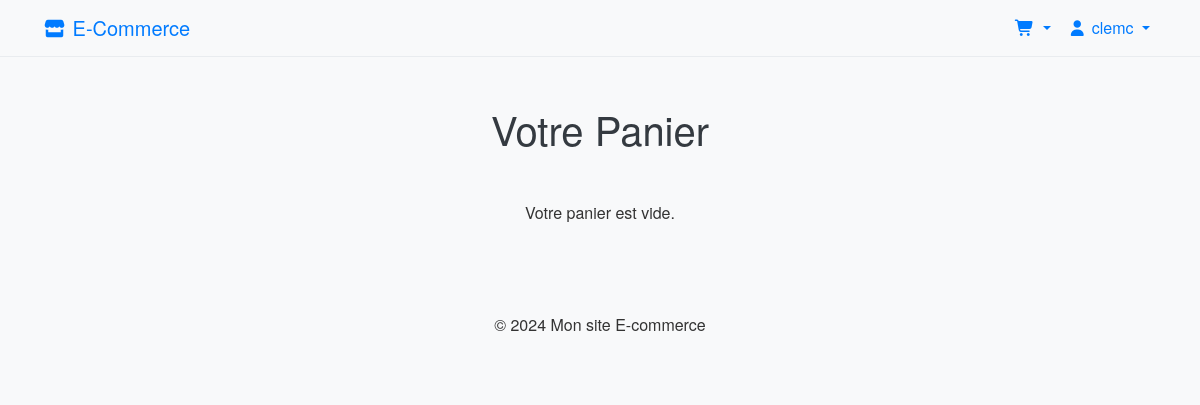
The page /cart/ (signed in) on the database as committed earlier.
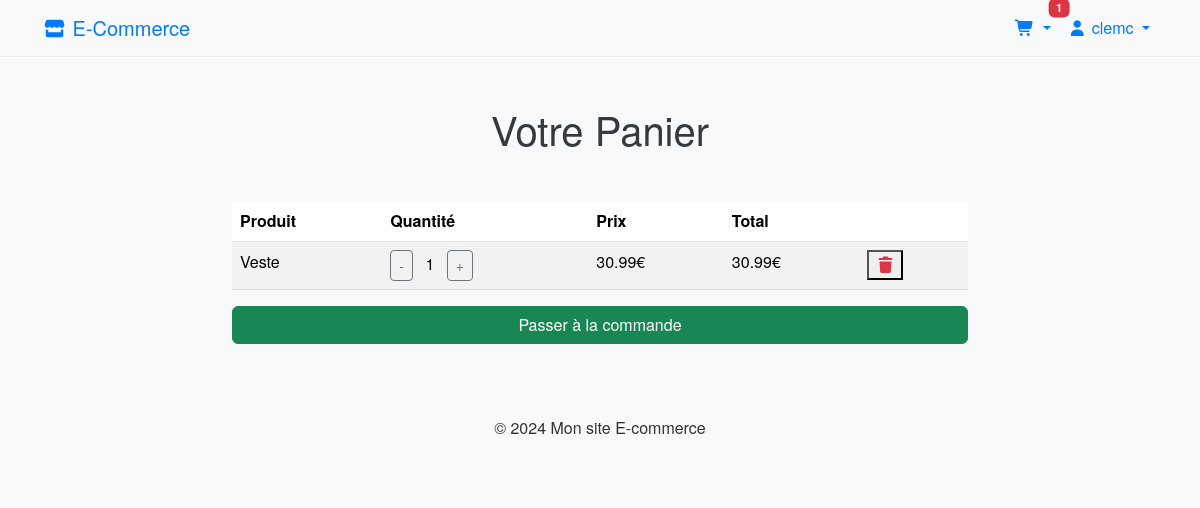
The same page on the database as committed later.
### shop/models.py (models this page shows, shortened)
class CartItem(models.Model):
    cart = models.ForeignKey(Cart, on_delete=models.CASCADE)
    product = models.ForeignKey(Product, on_delete=models.CASCADE)
    quantity = models.IntegerField(default=1)

class Product(models.Model):
    name = models.CharField(max_length=255)
    slug = models.SlugField(unique=True)
    category = models.ForeignKey('Category', on_delete=models.CASCADE)
    description = models.TextField()
    price = models.DecimalField(max_digits=10, decimal_places=2)
    stock_minimum = models.IntegerField(default=5)  # Seuil minimum de stock
    stock = models.IntegerField()
    available = models.BooleanField(default=True)
    created_at = models.DateTimeField(auto_now_add=True)
    image = models.ImageField(upload_to='products/%Y/%m/%d/', blank=True)

### shop/views.py (the view)
# urls.py: path('cart/', views.cart_detail, name='cart_detail'),
@login_required
def cart_detail(request):
    try:
        cart = Cart.objects.get(user=request.user)
        cart_items = cart.cartitem_set.all()
    except Cart.DoesNotExist:
        cart_items = None
    return render(request, 'shop/cart_detail.html', {'cart_items': cart_items})

### shop/context_processors.py (called while the page is built)
def cart_data(request):
    if request.user.is_authenticated:
        try:
            cart = Cart.objects.get(user=request.user)
            items = cart.cartitem_set.all()
            total = sum(item.product.price * item.quantity for item in items)
            count = sum(item.quantity for item in items)
        except Cart.DoesNotExist:
            items = []
            total = 0
            count = 0
    else:
        items = []
        total = 0
        count = 0
    return {
        'cart_items_nav': items,
        'cart_total': total,
        'cart_count': count,
    }

### shop/templatetags/cart_extras.py (called while the page is built)
@register.filter
def multiply(value, arg):
    return value * arg

### templates/shop/cart_detail.html (shortened to what this page needs)
{% extends 'base.html' %}
{% load cart_extras %}
{% block content %}
    <h1 class="my-5 text-center">Votre Panier</h1>
    <div class="row">
        <div class="col-md-8 offset-md-2">
            {% if cart_items %}
                <table class="table table-striped">
                    <thead>
                    <tr>
                        <th>Produit</th>
                        <th>Quantité</th>
                        <th>Prix</th>
                        <th>Total</th>
                        <th></th>
                    </tr>
                    </thead>
                    <tbody>
                    {% for item in cart_items %}
                        <tr data-id="{{ item.id }}">
                            <td>{{ item.product.name }}</td>
                            <td>
                                <button class="btn btn-sm btn-outline-secondary decrease">-</button>
                                <span class="mx-2 quantity">{{ item.quantity }}</span>
                                <button class="btn btn-sm btn-outline-secondary increase">+</button>
                            </td>
                            <td>{{ item.product.price }}€</td>
                            <td class="item-total">
                                {{ item.product.price|multiply:item.quantity }}€
                            </td>
                            <td>
                                <button class="remove-item text-danger" data-id="{{ item.id }}">
                                    <i class="fas fa-trash"></i>
                                </button>
                            </td>
                        </tr>
                    {% endfor %}
                    </tbody>
                </table>
                <a href="{% url 'checkout' %}" class="btn btn-success w-100">
                    Passer à la commande
                </a>
            {% else %}
                <p class="text-center">Votre panier est vide.</p>
            {% endif %}
        </div>
    </div>
{% endblock %}

### templates/base.html (shortened to what this page needs)
{% load static %}
<!DOCTYPE html>
<html lang="fr">
<head>
    <link href="https://cdn.jsdelivr.net/npm/bootstrap@5.3.3/dist/css/bootstrap.min.css" rel="stylesheet">
    <link href="https://cdnjs.cloudflare.com/ajax/libs/font-awesome/7.0.1/css/all.min.css" rel="stylesheet">
    <link rel="stylesheet" href="{% static 'shop/css/style.css' %}">
</head>
<body>
<nav class="navbar navbar-expand-lg navbar-light bg-light">
    <div class="container">
        <a class="navbar-brand" href="{% url 'product_list' %}">
            <i class="fas fa-store"></i> E-Commerce
        </a>
        <div class="collapse navbar-collapse" id="navbarNav">
            <ul class="navbar-nav ms-auto">
                {% if user.is_authenticated %}
                    <li class="nav-item dropdown">
                        <a class="nav-link dropdown-toggle position-relative" href="#" data-bs-toggle="dropdown">
                            <i class="fas fa-shopping-cart"></i>
                            {% if cart_count > 0 %}
                               <span class="badge bg-danger position-absolute top-0 start-100 translate-middle cart-count">
                                    {{ cart_count|default:0 }}
                               </span>
                            {% endif %}
                        </a>
                    </li>
                    <li class="nav-item dropdown">
                        <a class="nav-link dropdown-toggle" href="#" data-bs-toggle="dropdown">
                            <i class="fas fa-user"></i> {{ user.username }}
                        </a>
                    </li>
                {% endif %}
            </ul>
        </div>
    </div>
</nav>
<div class="container mt-5">
    {% block content %}{% endblock %}
</div>
<footer class="bg-light py-4 mt-5">
    <div class="container text-center">
        <p>&copy; 2024 Mon site E-commerce</p>
    </div>
</footer>
</body>
</html>

Rows that differ between the two databases and show on the page:
added CartItem: product.name "Veste", quantity "1", product.price "30.99", product.price|multiply "30.99"
Other text that changed with them:
{{ cart_count|default:0 }}: (not shown) → "1"
text no longer shown: "Votre panier est vide."
text now shown: "Produit Quantité Prix Total Passer à la commande"
